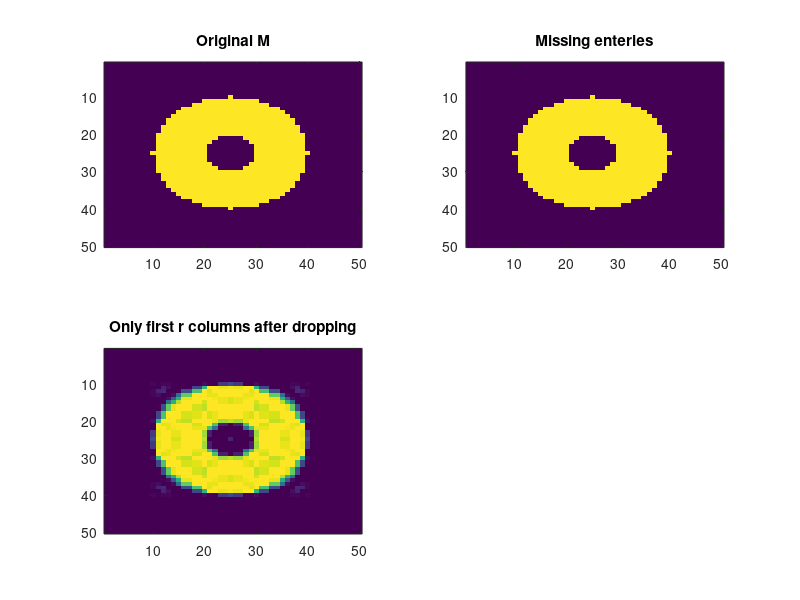

MATLAB code to generate this figure: (Note: this script raises an error after producing the figure.)
%THIS ONE IS FOR SAME STARTING POINT


% to check the curve for circle (rank dont matter, take it enough). 

clear all
clc
close all
tic

% Control variables
r=5;           % rank approximation (or latent features)
l_lim=2000;     % Missing enteries limit (starting from 1) for the loop 
lrate=0.002;    % learning rate
mc_itr = 400;  % Monti carlo iterations
fro_th=0.05	% Frobinius norm threshold

 %To construct image
imageSizeX = 50;
imageSizeY = 50;
[columnsInImage rowsInImage] = meshgrid(1:imageSizeX, 1:imageSizeY);
 %Next create the circle in the image.
centerX = 25;
centerY = 25;
radius = 15;
width = 10;
M = 64.*( (rowsInImage - centerY).^2 + (columnsInImage - centerX).^2 <= radius.^2 & (rowsInImage - centerY).^2 + (columnsInImage - centerX).^2 >=(radius-width).^2);

subplot(2,2,1)
image (M)
title('Original M')


% To construct rectangle
%a = 64 *  ones (9,1)
%b = [64 64 64 0 0 0 64 64 64]
%b = b'
%c = [64 64 64 0 64 0 64 64 64]
%c =c'
%M = [a a a b c c  b a a a]
%subplot(2,2,1)
%image(M)	% Plot the original matrix

% End of control variables


%SVD CALCULATION
[u s v] = svd(M);
M_svd = u*s*v';

v_tr = v';
if r<max(size(M))
    M_svd_dropped = u(:,1:r) * s(1:r,1:r) * v_tr(1:r,:);
    %pause
else
    M_svd_dropped =M_svd;   % beacuse no rows/ columns r dropped
end
subplot(2,2,3)
image (M_svd_dropped)
title('Only first r columns after dropping')

%figure
a = size(M);

M_missing = M;
%M_missing(k)=32;

subplot(2,2,2)

image(M_missing)      % plot the missing matrix
title('Missing enteries')

for f=1:mc_itr

    %NEW WAY TO SELECT STARTING POINT
    M_approx_missing =  4* rand(a);
    [u_approx_missing v_approx_missing] = nnmf(M_approx_missing,r);
    %[u_approx_missing v_approx_missing] = lu(M);

    % Approximation matrix for the original matrix
    %M_approx_missing = u_approx_missing * v_approx_missing;

    %subplot (2,2,4)
    %imagesc(M_approx_missing)
    %pause

    tic

    % Do iterations and make corrections
    k=0; % will count number of iterations
    FRO_NORM_DIFF_MISSING =999;	% Resets the var for new computations(999 > fro_th)
    FRO_NORM_DIFF_MISSING_OLD= 999;
    while(FRO_NORM_DIFF_MISSING/FRO_NORM_DIFF_MISSING_OLD<0.9999 || ~k || ~(k-1))
        FRO_NORM_DIFF_MISSING_OLD = FRO_NORM_DIFF_MISSING;
        FRO_NORM_DIFF_MISSING = 0;	%resets the value
        for i = 1:a(1)
            for j = 1:a(2)
                if M_missing(i,j) ~= 32 % assume 32 are missing enteries
                    % make corrections
                    err = M_missing(i,j) - (u_approx_missing(i,:) * v_approx_missing(:,j));
                    c = u_approx_missing(i,:); 
                    u_approx_missing(i,:) = u_approx_missing(i,:) + (err*lrate).* v_approx_missing(:,j)';
                    v_approx_missing(:,j) = v_approx_missing(:,j) + (err*lrate).* c';
                    FRO_NORM_DIFF_MISSING = FRO_NORM_DIFF_MISSING + err*err;
                end
            end
        end
        %pause
        k=k+1; % this will calculate iterations

        M_approx_missing =u_approx_missing * v_approx_missing;
        %M_approx_missing=int8(M_approx_missing);
        %display (M_approx_missing-M)
        %image (M_approx_missing);
        %title (['After ' int2str(k)  ' iterations'])

        %display(FRO_NORM_DIFF_MISSING);
        %display(FRO_NORM_DIFF_MISSING/FRO_NORM_DIFF_MISSING_OLD);
        %RMSE_missing = sum(sum((M_approx_missing-M).^2  ));
        %pause
    end
    %pause

    % Store the results
    display ([num2str(f) ' ' 'Fraction done is  ' num2str(f/mc_itr)])
    RMSE_missing(f) = sum(sum((M_approx_missing-M).^2  )); 
    toc
end
display ('done')
RMSE_missing_STA = sum(RMSE_missing)/mc_itr
RMSE_missing_SVD = sum(sum((M_svd_dropped-M).^2  ))
subplot(2,4,4)
image(M_approx_missing)
toc